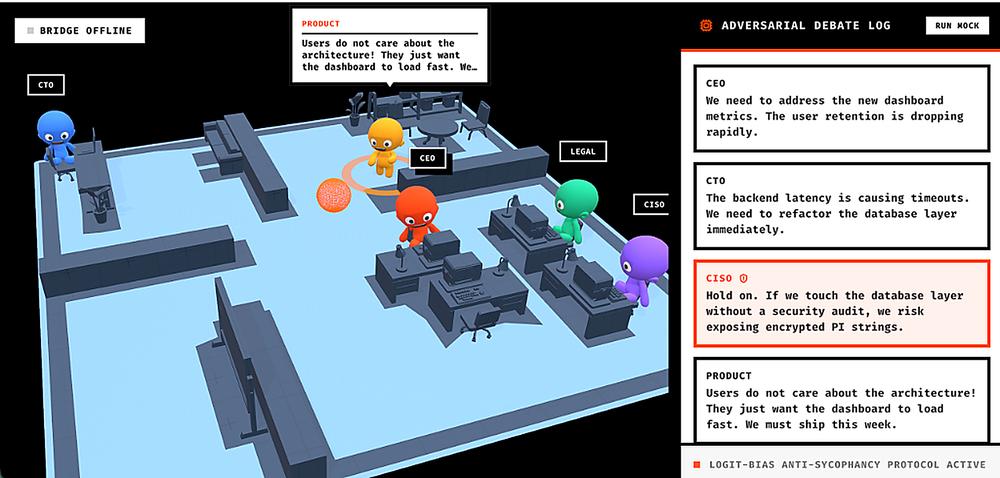
#> input picture predictive_ui/public/boardroom_shot.png, 1000 x 478 px, shrunk from 4096 x 1956 before the run, found by its file name
$ python sharpen.py
#> lines starting #> are read from the running program, lines starting #| are printed output that depends on the picture
from PIL import Image, ImageFilter

paths = [
    "/Users/mohnish/Downloads/tsc architecture/predictive_ui/public/boardroom_shot.png",
    "/Users/mohnish/Downloads/tsc architecture/predictive_ui/public/oasis_shot.png"
]

for path in paths:
    img = Image.open(path).convert("RGBA")
#> img is the input picture: PIL image 1000x478 RGBA; mean R, G, B, A 129.6, 142.5, 154, 255
    # Apply Unsharp Mask: radius=2, percent=150, threshold=3
    sharpened = img.filter(ImageFilter.UnsharpMask(radius=2, percent=150, threshold=3))
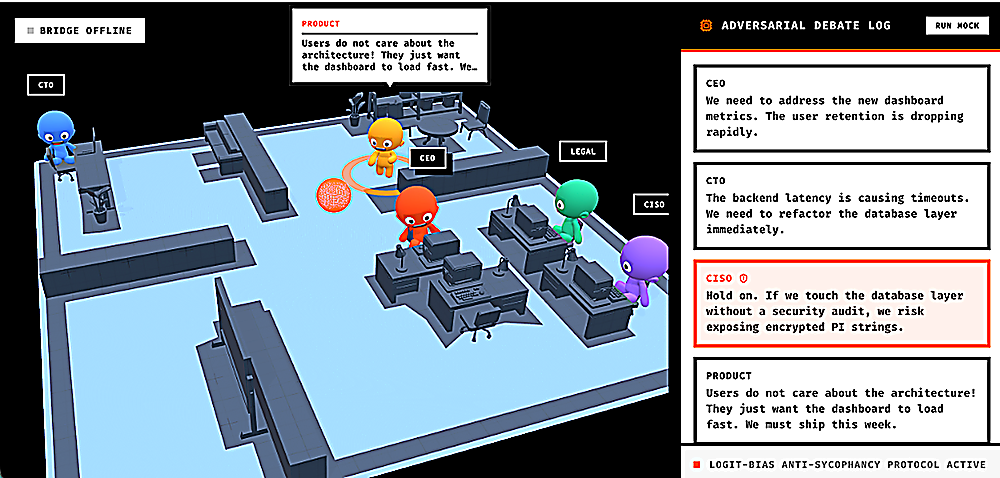
#> sharpened: PIL image 1000x478 RGBA; mean R, G, B, A 129.1, 141.2, 152.2, 255
    sharpened.save(path, "PNG")
    print(f"Sharpened {path}")
#> pass 2 of the loop `for path in paths:`:
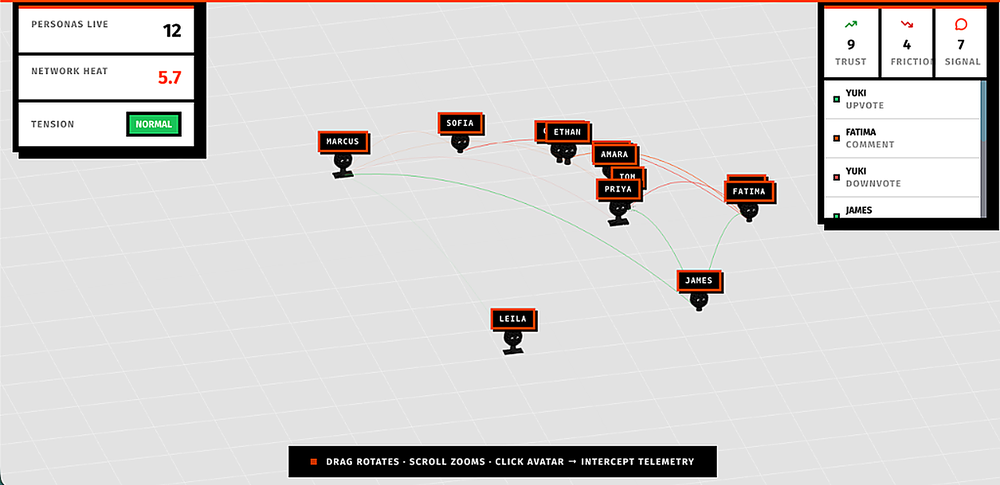
#> input picture predictive_ui/public/oasis_shot.png, 1000 x 485 px, shrunk from 4096 x 1988 before the run, found by its file name
#> img is the input picture: PIL image 1000x485 RGBA; mean R, G, B, A 211.9, 209.6, 208.7, 255
#> `sharpened = img.filter(ImageFilter.UnsharpMask(radius=2, percent=150, ..`:
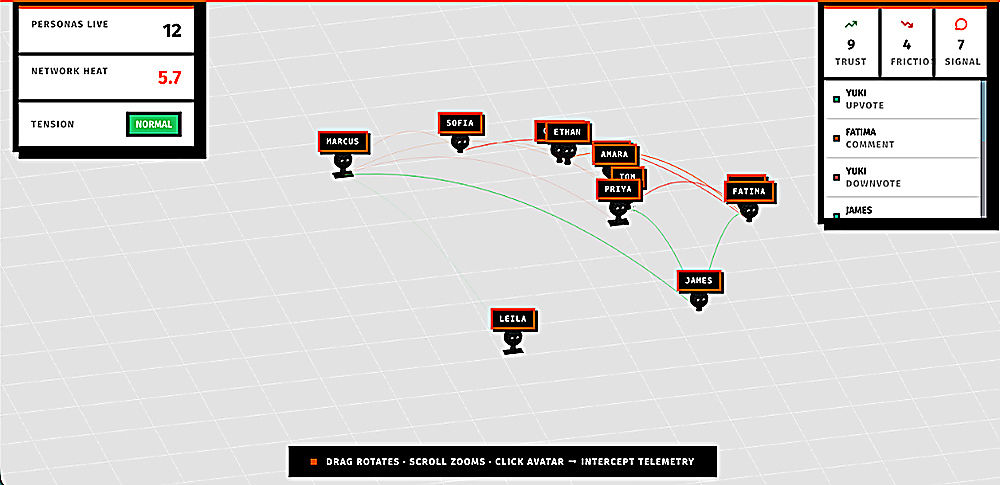
#> sharpened: PIL image 1000x485 RGBA; mean R, G, B, A 212.1, 210, 209.1, 255
